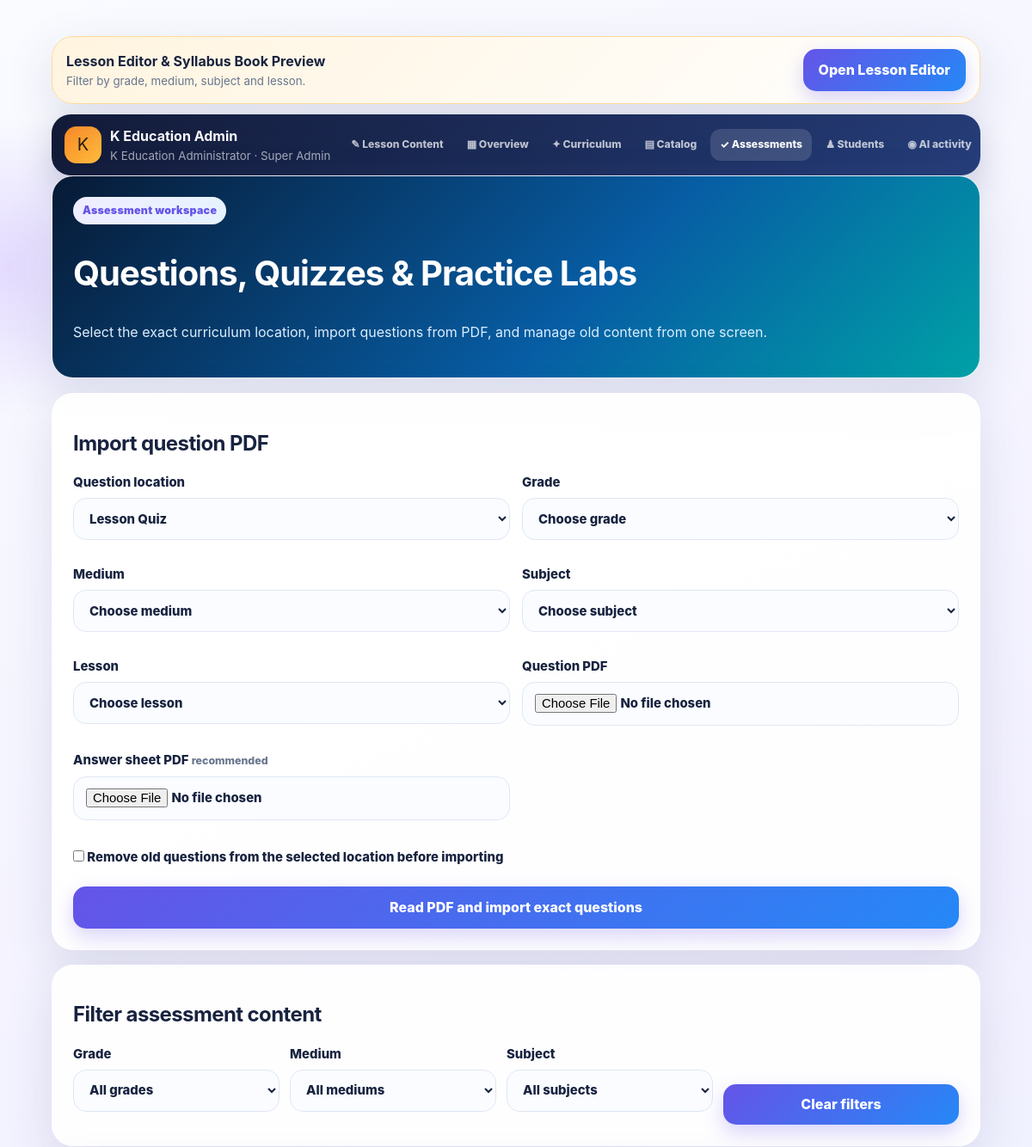
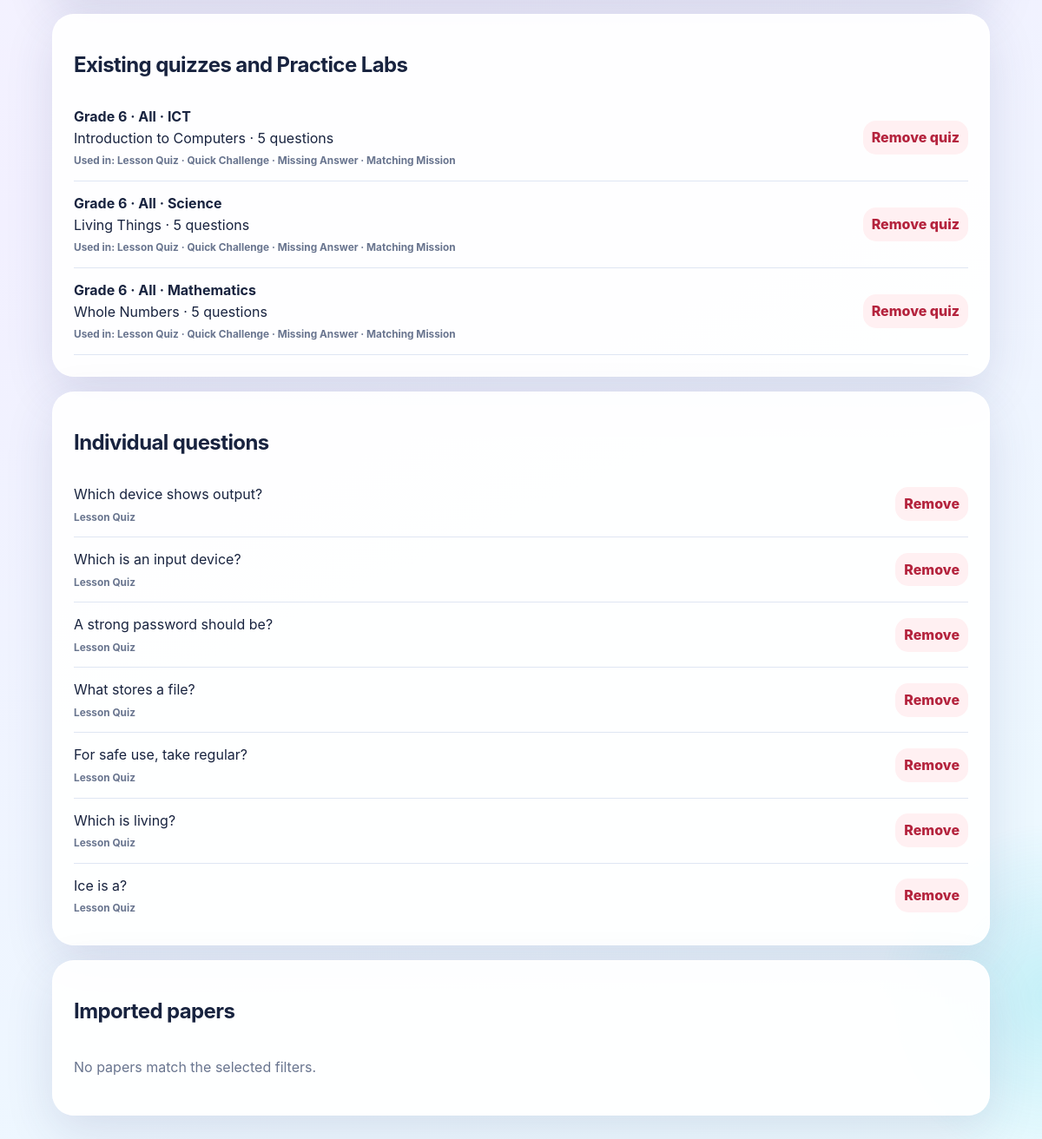
Screenshot of /admin/assessment_manager.php (signed in) with the database file from the repository (2 pictures, top to bottom).
### tables this page shows
CREATE TABLE quizzes(id INT AUTO_INCREMENT PRIMARY KEY,grade_id INT NOT NULL,subject_id INT NOT NULL,unit_id INT NULL,lesson_id INT NULL,title_en VARCHAR(200),title_si VARCHAR(200),title_ta VARCHAR(200),timer_minutes INT NULL,pass_mark INT DEFAULT 50,status ENUM('active','inactive') DEFAULT 'active',created_at TIMESTAMP DEFAULT CURRENT_TIMESTAMP,updated_at TIMESTAMP DEFAULT CURRENT_TIMESTAMP ON UPDATE CURRENT_TIMESTAMP,FOREIGN KEY(grade_id) REFERENCES grades(id),FOREIGN KEY(subject_id) REFERENCES subjects(id),FOREIGN KEY(unit_id) REFERENCES units(id) ON DELETE SET NULL,FOREIGN KEY(lesson_id) REFERENCES lessons(id) ON DELETE SET NULL);

CREATE TABLE grades(id INT AUTO_INCREMENT PRIMARY KEY,grade_number TINYINT NOT NULL UNIQUE,name VARCHAR(50) NOT NULL,status ENUM('active','inactive') DEFAULT 'active',created_at TIMESTAMP DEFAULT CURRENT_TIMESTAMP);

CREATE TABLE lessons(id INT AUTO_INCREMENT PRIMARY KEY,grade_id INT NOT NULL,medium ENUM('All','Sinhala','Tamil','English') DEFAULT 'All',content_source VARCHAR(30) NOT NULL DEFAULT 'manual',subject_id INT NOT NULL,unit_id INT NOT NULL,title_en VARCHAR(200),title_si VARCHAR(200),title_ta VARCHAR(200),short_description_en TEXT,short_description_si TEXT,short_description_ta TEXT,content_en MEDIUMTEXT,content_si MEDIUMTEXT,content_ta MEDIUMTEXT,learning_objectives_en TEXT,learning_objectives_si TEXT,learning_objectives_ta TEXT,key_terms_en TEXT,key_terms_si TEXT,key_terms_ta TEXT,examples_en TEXT,examples_si TEXT,examples_ta TEXT,summary_en TEXT,summary_si TEXT,summary_ta TEXT,display_order INT DEFAULT 0,status ENUM('active','inactive') DEFAULT 'active',created_at TIMESTAMP DEFAULT CURRENT_TIMESTAMP,updated_at TIMESTAMP DEFAULT CURRENT_TIMESTAMP ON UPDATE CURRENT_TIMESTAMP,INDEX(grade_id,subject_id,unit_id),FULLTEXT(title_en,summary_en,key_terms_en),FOREIGN KEY(grade_id) REFERENCES grades(id),FOREIGN KEY(subject_id) REFERENCES subjects(id),FOREIGN KEY(unit_id) REFERENCES units(id));

CREATE TABLE subjects(id INT AUTO_INCREMENT PRIMARY KEY,grade_id INT NOT NULL,subject_code VARCHAR(30) NOT NULL,name_en VARCHAR(100) NOT NULL,name_si VARCHAR(100) NOT NULL,name_ta VARCHAR(100) NOT NULL,description_en TEXT,description_si TEXT,description_ta TEXT,icon VARCHAR(20) DEFAULT '📘',status ENUM('active','inactive') DEFAULT 'active',created_at TIMESTAMP DEFAULT CURRENT_TIMESTAMP,updated_at TIMESTAMP DEFAULT CURRENT_TIMESTAMP ON UPDATE CURRENT_TIMESTAMP,UNIQUE(grade_id,subject_code),FOREIGN KEY(grade_id) REFERENCES grades(id));

CREATE TABLE quiz_questions(id INT AUTO_INCREMENT PRIMARY KEY,quiz_id INT NOT NULL,activity_type ENUM('lesson_quiz','challenge','missing','matching') NOT NULL DEFAULT 'lesson_quiz',question_en TEXT,question_si TEXT,question_ta TEXT,option_a_en TEXT,option_a_si TEXT,option_a_ta TEXT,option_b_en TEXT,option_b_si TEXT,option_b_ta TEXT,option_c_en TEXT,option_c_si TEXT,option_c_ta TEXT,option_d_en TEXT,option_d_si TEXT,option_d_ta TEXT,correct_option ENUM('a','b','c','d') NOT NULL,explanation_en TEXT,explanation_si TEXT,explanation_ta TEXT,display_order INT DEFAULT 0,status ENUM('active','inactive') DEFAULT 'active',FOREIGN KEY(quiz_id) REFERENCES quizzes(id) ON DELETE CASCADE);

### includes/helpers.php (called while the page is built, shortened)
<?php
function e(mixed $v):string{return htmlspecialchars((string)$v,ENT_QUOTES|ENT_SUBSTITUTE,'UTF-8');}

### admin/assessment_manager.php (the view, shortened to what this page needs)
<?php
require_once __DIR__.'/../includes/auth.php';require_admin();require_once __DIR__.'/../includes/gemini_transport.php';$db=db();
$grades=$db->query("SELECT id,grade_number FROM grades WHERE status='active' ORDER BY grade_number")->fetch_all(MYSQLI_ASSOC);$subjects=$db->query("SELECT id,grade_id,name_en,name_si,name_ta FROM subjects WHERE status='active' ORDER BY grade_id,name_en")->fetch_all(MYSQLI_ASSOC);$lessons=$db->query("SELECT id,grade_id,subject_id,medium,display_order,title_en,title_si,title_ta FROM lessons WHERE status='active' AND content_source='textbook' ORDER BY grade_id,medium,subject_id,display_order")->fetch_all(MYSQLI_ASSOC);$quizzes=$db->query("SELECT q.id,q.lesson_id,q.grade_id,q.subject_id,COALESCE(q.title_en,q.title_si,q.title_ta,'Lesson quiz') title,g.grade_number,l.medium,s.name_en subject,COALESCE(l.title_en,l.title_si,l.title_ta) lesson,(SELECT COUNT(*) FROM quiz_questions x WHERE x.quiz_id=q.id) questions FROM quizzes q JOIN lessons l ON l.id=q.lesson_id JOIN grades g ON g.id=q.grade_id JOIN subjects s ON s.id=q.subject_id ORDER BY q.id DESC")->fetch_all(MYSQLI_ASSOC);$questions=$db->query("SELECT x.id,x.quiz_id,x.activity_type,q.grade_id,q.subject_id,l.medium,COALESCE(x.question_en,x.question_si,x.question_ta) question FROM quiz_questions x JOIN quizzes q ON q.id=x.quiz_id JOIN lessons l ON l.id=q.lesson_id ORDER BY x.quiz_id DESC,x.display_order,x.id")->fetch_all(MYSQLI_ASSOC);$papers=$db->query("SELECT p.id,p.title,p.medium,p.grade_id,p.subject_id,g.grade_number,s.name_en subject,(SELECT COUNT(*) FROM paper_questions x WHERE x.paper_id=p.id) questions FROM practice_papers p JOIN grades g ON g.id=p.grade_id JOIN subjects s ON s.id=p.subject_id ORDER BY p.id DESC")->fetch_all(MYSQLI_ASSOC);$activityLabels=['lesson_quiz'=>'Lesson Quiz','challenge'=>'Quick Challenge','missing'=>'Missing Answer','matching'=>'Matching Mission'];$pageTitle='Assessment Manager';include __DIR__.'/_top.php';
?>
<section class="card am-hero"><span class="badge">Assessment workspace</span><h1>Questions, Quizzes & Practice Labs</h1><p>Select the exact curriculum location, import questions from PDF, and manage old content from one screen.</p></section>
<section class="card"><h2>Import question PDF</h2><form method="post" enctype="multipart/form-data" class="am-grid"><label>Question location<select name="activity_type" required><option value="lesson_quiz">Lesson Quiz</option></select></label><label>Grade<select id="amGrade" required><option value="">Choose grade</option></select></label><label>Medium<select id="amMedium" name="medium" required><option value="">Choose medium</option></select></label><label>Subject<select id="amSubject" required><option value="">Choose subject</option></select></label><label>Lesson<select id="amLesson" name="lesson_id" required><option value="">Choose lesson</option></select></label><label>Question PDF<input type="file" name="question_pdf" accept=".pdf,application/pdf" required></label><label>Answer sheet PDF <small class="muted">recommended</small><input type="file" name="answer_pdf" accept=".pdf,application/pdf"></label><label class="wide"><input type="checkbox" name="replace_existing" value="1" style="width:auto;min-height:auto"> Remove old questions from the selected location before importing</label><button class="wide">Read PDF and import exact questions</button></form></section>
<section class="card"><h2>Filter assessment content</h2><div class="manage-filter"><label>Grade<select id="manageGrade"><option value="">All grades</option></select></label><label>Medium<select id="manageMedium"><option value="">All mediums</option></select></label><label>Subject<select id="manageSubject"><option value="">All subjects</option></select></label><button type="button" id="clearManageFilter" class="secondary">Clear filters</button></div></section>
<section class="card assessment-list"><h2>Existing quizzes and Practice Labs</h2><?php foreach($quizzes as $q):?><div class="manage-row" data-grade="<?=$q['grade_id']?>" data-subject="<?=$q['subject_id']?>"><div><strong>Grade <?=$q['grade_number']?> · <?=e($q['medium'])?> · <?=e($q['subject'])?></strong><div><?=e($q['lesson'])?> · <?=$q['questions']?> questions</div><small class="content-location">Used in: Lesson Quiz · Quick Challenge · Missing Answer · Matching Mission</small></div><form method="post" onsubmit="return confirm('Remove this quiz and all Practice Lab questions?')"><?=csrf_field()?><input type="hidden" name="action" value="delete_quiz"><input type="hidden" name="quiz_id" value="<?=$q['id']?>"><button class="danger tiny">Remove quiz</button></form></div><?php endforeach;?><div class="filter-empty">No quizzes match the selected filters.</div></section>
<section class="card assessment-list"><h2>Individual questions</h2><div class="scroll" style="max-height:520px"><?php foreach($questions as $q):?><div class="manage-row" data-grade="<?=$q['grade_id']?>" data-subject="<?=$q['subject_id']?>"><span><?=e(mb_strimwidth($q['question'],0,170,'…'))?><small class="content-location"><?=e($activityLabels[$q['activity_type']]??'Unknown location')?></small></span><form method="post" onsubmit="return confirm('Remove this question?')"><?=csrf_field()?><input type="hidden" name="action" value="delete_question"><input type="hidden" name="question_id" value="<?=$q['id']?>"><button class="danger tiny">Remove</button></form></div><?php endforeach;?><div class="filter-empty">No questions match the selected filters.</div></div></section>
<section class="card assessment-list"><h2>Imported papers</h2><div class="filter-empty">No papers match the selected filters.</div></section>
<?php include __DIR__.'/../includes/footer.php';

### includes/header.php (shortened to what this page needs)
<!doctype html>
<html lang="<?= e($_SESSION['lang'] ?? 'en') ?>">
<head>
</head>
<body>
<main class="wrap">

### admin/_top.php (shortened to what this page needs)
<?php
require_once __DIR__.'/../includes/auth.php';require_admin();$pageTitle=$pageTitle??'Administration';include __DIR__.'/../includes/header.php';
$adminNav=['dashboard'=>['▦','Overview'],'curriculum_manager'=>['✦','Curriculum'],'subjects'=>['▤','Catalog'],'assessment_manager'=>['✓','Assessments'],'students'=>['♟','Students'],'chatbot_logs'=>['◉','AI activity'],'subscriptions'=>['◇','Billing']];$adminFile=pathinfo($_SERVER['SCRIPT_NAME']??'',PATHINFO_FILENAME);
$adminNav=['lesson_editor'=>['✎','Lesson Content']]+$adminNav;
?>
<?php if($adminFile!=='lesson_editor'):?><section class="card" style="display:flex;align-items:center;justify-content:space-between;gap:14px;margin:12px 0;padding:14px 16px;background:linear-gradient(135deg,#fff4df,#fff);border:1px solid #ffd998"><span><strong>Lesson Editor &amp; Syllabus Book Preview</strong><small class="muted" style="display:block">Filter by grade, medium, subject and lesson.</small></span><a class="btn" href="lesson_editor.php">Open Lesson Editor</a></section><?php endif;?>
<section class="admin-bar"><div class="admin-identity"><span class="admin-mark">K</span><span><strong>K Education Admin</strong><small><?=e($_SESSION['admin']['full_name']??'Administrator')?> · <?=e(ucwords(str_replace('_',' ',$_SESSION['admin']['role']??'admin')))?></small></span></div><nav class="admin-nav"><?php foreach($adminNav as $path=>$item):?><a class="<?=$adminFile===$path?'active':''?>" href="<?=$path?>.php"><?=$item[0]?> <?=e($item[1])?></a><?php endforeach;?></nav><a class="admin-logout" href="logout.php">Log out</a></section>

### includes/footer.php (shortened to what this page needs)
</main>
</body></html>

### includes/header.php (style rules this page uses)
:root { --violet:#6554e8;--violet2:#8c52ff;--blue:#2588f6;--cyan:#1cc8d7;--mint:#21c59b;--gold:#ffb638;--rose:#ff6584;--ink:#18233f;--muted:#69758f;--paper:#fff;--line:#dfe6f3;--danger:#d83d55;--shadow:0 18px 55px rgba(45,56,110,.13);--soft-shadow:0 9px 28px rgba(45,56,110,.1) }
* { box-sizing:border-box }
html { scroll-behavior:smooth }
body { margin:0;min-height:100vh;color:var(--ink);font-family:Inter,"Segoe UI",system-ui,-apple-system,"Noto Sans Sinhala","Noto Sans Tamil",sans-serif;line-height:1.55;background:linear-gradient(155deg,#f9fbff 0%,#f2f0ff 48%,#ebfbff 100%);overflow-x:hidden }
body:before,body:after { content:"";position:fixed;z-index:-2;border-radius:50%;filter:blur(2px);pointer-events:none }
body:before { width:360px;height:360px;left:-170px;top:130px;background:radial-gradient(circle,rgba(139,82,255,.18),transparent 68%);animation:floatOrb 12s ease-in-out infinite }
body:after { width:420px;height:420px;right:-220px;bottom:50px;background:radial-gradient(circle,rgba(28,200,215,.19),transparent 67%);animation:floatOrb 14s ease-in-out infinite reverse }
a { color:var(--violet);text-underline-offset:3px }
.topin,.wrap { width:min(1120px,100%);margin:auto }
.wrap { padding:22px 15px 106px }
.card { position:relative;background:rgba(255,255,255,.92);border:1px solid rgba(255,255,255,.9);border-radius:25px;padding:20px;box-shadow:var(--shadow);margin-bottom:17px;overflow:hidden;transition:transform .25s ease,box-shadow .25s ease,border-color .25s ease }
.btn,button { display:inline-flex;align-items:center;justify-content:center;gap:8px;min-height:49px;padding:11px 18px;border:0;border-radius:15px;background:linear-gradient(135deg,var(--violet),var(--blue));box-shadow:0 9px 22px rgba(101,84,232,.25);color:#fff;text-decoration:none;font:inherit;font-weight:850;cursor:pointer;transition:transform .18s,box-shadow .18s,filter .18s }
.btn.danger,.danger { background:linear-gradient(135deg,#c8324a,var(--rose)) }
input,select,textarea { width:100%;min-height:49px;padding:13px 14px;border:1.5px solid var(--line);border-radius:15px;background:rgba(250,252,255,.95);color:var(--ink);font:inherit;margin:6px 0 15px;outline:0;transition:border-color .2s,box-shadow .2s,background .2s }
label { font-weight:800;font-size:.93rem }
.muted { color:var(--muted) }
.badge { display:inline-flex;align-items:center;gap:6px;padding:6px 11px;border-radius:999px;background:linear-gradient(135deg,#efedff,#e6f3ff);color:var(--violet);font-size:.78rem;font-weight:900;letter-spacing:.02em }
.scroll { overflow:auto;border-radius:18px }
h1,h2,h3 { line-height:1.18;letter-spacing:-.025em }
h1 { font-size:clamp(1.7rem,5vw,2.5rem) }
.reveal { animation:reveal .55s both }
@media (min-width:720px) { .wrap { padding:30px 20px 105px } }
@media (min-width:720px) { .card { padding:24px } }

### admin/_top.php (style rules this page uses)
.admin-bar { display:flex;align-items:center;gap:13px;padding:13px 15px;border-radius:22px;background:linear-gradient(135deg,#121a36,#263e7b);color:#fff;overflow:auto;box-shadow:0 16px 40px rgba(20,31,72,.2) }
.admin-identity { display:flex;align-items:center;gap:10px;min-width:max-content;margin-right:auto }
.admin-mark { display:grid;place-items:center;width:43px;height:43px;border-radius:14px;background:linear-gradient(135deg,#ff8b28,#ffbf3d);color:#28200b;font-size:1.25rem }
.admin-identity strong { display:block }
.admin-identity small { display:block;color:rgba(255,255,255,.62) }
.admin-nav { display:flex;gap:5px }
.admin-nav a { min-width:max-content;padding:9px 11px;border-radius:12px;color:rgba(255,255,255,.72);text-decoration:none;font-size:.76rem;font-weight:800 }
.admin-nav a:hover,.admin-nav a.active { background:rgba(255,255,255,.14);color:#fff }

### admin/assessment_manager.php (style rules this page uses)
.am-hero { background:linear-gradient(135deg,#071a35,#075da4 58%,#00a1a7);color:#fff }
.am-hero p { color:#d9efff }
.am-grid { display:grid;grid-template-columns:repeat(2,minmax(0,1fr));gap:14px }
.wide { grid-column:1/-1 }
.manage-filter { display:grid;grid-template-columns:repeat(3,minmax(0,240px)) auto;gap:12px;align-items:end }
.manage-filter button { min-height:46px }
.manage-row { display:grid;grid-template-columns:1fr auto;gap:12px;align-items:center;padding:13px 0;border-bottom:1px solid var(--line) }
.content-location { display:block;margin-top:5px;color:var(--muted);font-size:.74rem;font-weight:750 }
.filter-empty { display:none;padding:18px 0;color:var(--muted) }
.danger { background:#fff0f2!important;color:#b4233d!important;box-shadow:none!important }
.tiny { padding:7px 10px;min-height:36px }

### rows the page displays
quizzes: grade.grade_number "6", lesson.medium "All", subject.name_en "ICT", lesson "Introduction to Computers", questions "5"
quizzes: grade.grade_number "6", lesson.medium "All", subject.name_en "Science", lesson "Living Things", questions "5"
quizzes: grade.grade_number "6", lesson.medium "All", subject.name_en "Mathematics", lesson "Whole Numbers", questions "5"
quiz_questions: question "Which device shows output?", activity_type "Lesson Quiz"
quiz_questions: question "Which is an input device?", activity_type "Lesson Quiz"
quiz_questions: question "A strong password should be?", activity_type "Lesson Quiz"
quiz_questions: question "What stores a file?", activity_type "Lesson Quiz"
quiz_questions: question "For safe use, take regular?", activity_type "Lesson Quiz"
quiz_questions: question "Which is living?", activity_type "Lesson Quiz"
quiz_questions: question "Ice is a?", activity_type "Lesson Quiz"

### other values shown
$_SESSION['admin']['full_name'] "K Education Administrator"
str_replace('_',' ',$_SESSION['admin']['role']??'admin') "Super Admin"
$item[0] "✎"
$item[1] "Lesson Content"
$item[0] "▦"
$item[1] "Overview"
$item[0] "✦"
$item[1] "Curriculum"
$item[0] "▤"
$item[1] "Catalog"
$item[0] "✓"
$item[1] "Assessments"
$item[0] "♟"
$item[1] "Students"
$item[0] "◉"
